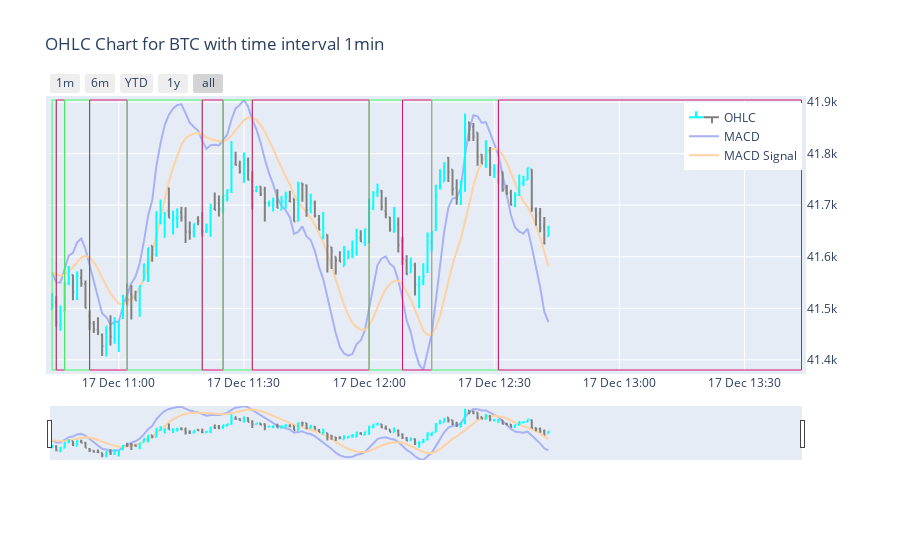
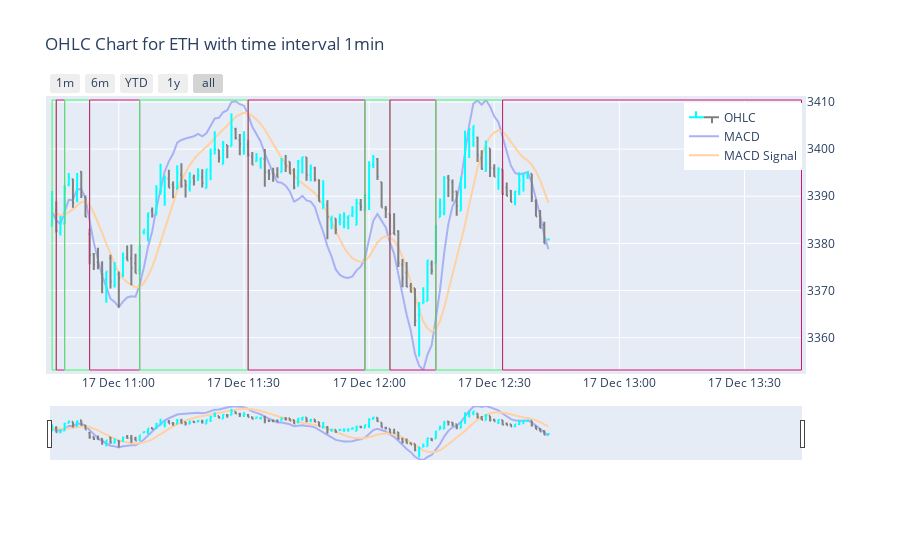
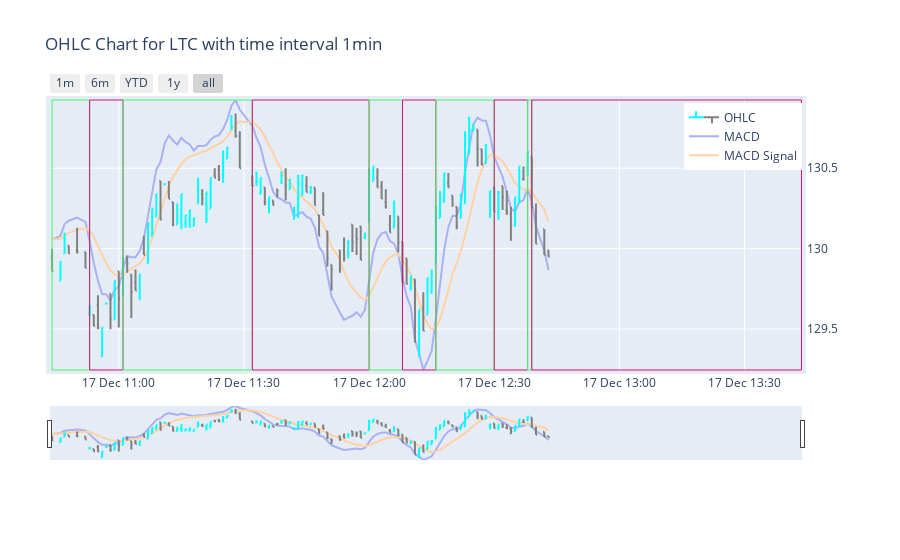
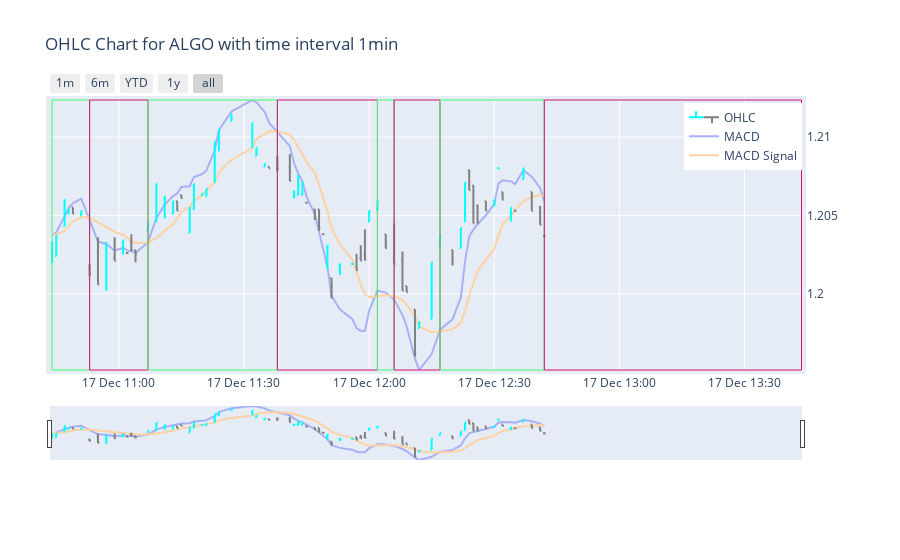

Notebook code cell kept with these figures, in order:
### Code cell
granularity = '1min'
for currency in MY_CRYPTO_CURRENCIES:
    df_history_for_chart = df_history_enhanced.query(f'granularity == \'{granularity}\' and currency == \'{currency}\'').copy()
    df_history_market_trend_for_chart = df_history_market_trend_intervals.query(f'granularity == \'{granularity}\' and currency == \'{currency}\'').copy()
    macd_min = df_history_for_chart['MACD'].min()
    macd_max = df_history_for_chart['MACD'].max()
    fig = make_subplots(specs=[[{"secondary_y": True}]])
    fig.add_trace(go.Ohlc(
        x=df_history_for_chart['date'],
        open=df_history_for_chart['open'],
        high=df_history_for_chart['high'],
        low=df_history_for_chart['low'],
        close=df_history_for_chart['close'],
        increasing_line_color= CANDLE_INCREASE_COLOR,
        decreasing_line_color= CANDLE_DECREASE_COLOR,
        name='OHLC'),
        secondary_y=True),
    fig.add_trace(go.Scatter(
        x=df_history_for_chart['date'],
        y=df_history_for_chart['MACD'],
        name='MACD',
        line=dict(color=MACD_COLOR),
        mode='lines'),
        secondary_y=False)
    fig.add_trace(go.Scatter(
        x=df_history_for_chart['date'],
        y=df_history_for_chart['MACD_signal'],
        name='MACD Signal',
        line=dict(color=MACD_SIGNAL_COLOR),
        mode='lines'),
        secondary_y=False)
    for i in range(df_history_market_trend_for_chart['currency'].count()):
        fig.add_vrect(x0=df_history_market_trend_for_chart.iloc[i]['start_date'],
            x1=df_history_market_trend_for_chart.iloc[i]['finish_date'],
            col=1,
            #fillcolor=df_history_market_trend_for_chart.iloc[i]['color'],
            line=dict(color=df_history_market_trend_for_chart.iloc[i]['color']),
            opacity=1.0,
            line_width=1)
    fig.update_layout(
        title=f'OHLC Chart for {currency} with time interval {granularity}',
        hovermode='x unified',
        legend=dict(yanchor="top",y=0.99,xanchor="right",x=0.94),
        #autosize=False,
        #width=900,
        #height=600,
        template = PLOTLY_TEMPLATE,
        yaxis_range=[macd_min,macd_max],
        yaxis1_showgrid = False,
        yaxis1_showticklabels = False,
        yaxis1_zeroline = False,
        margin=dict(
            l=50,
            r=50,
            b=100,
            t=100,
            pad=4
        ),
        xaxis=dict(
            rangeselector=dict(
                buttons=list([
                    dict(count=1,
                        label="1m",
                        step="month",
                        stepmode="backward"),
                    dict(count=6,
                        label="6m",
                        step="month",
                        stepmode="backward"),
                    dict(count=1,
                        label="YTD",
                        step="year",
                        stepmode="todate"),
                    dict(count=1,
                        label="1y",
                        step="year",
                        stepmode="backward"),
                    dict(step="all")
                ])
            ),
            rangeslider=dict(visible=True),
            type="date"
        )
    )
    if granularity == 'daily':
        fig.update_layout(xaxis_tickformat = '%d %b (%a)')
    else:
        fig.update_layout(xaxis_tickformat = '%d %b %H:%M')
    fig.show()
